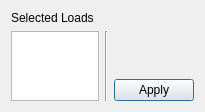
<?xml version="1.0" encoding="UTF-8"?>
<ui version="4.0">
 <class>DeleteJointLoadsDialog</class>
 <widget class="QDialog" name="DeleteJointLoadsDialog">
  <property name="geometry">
   <rect>
    <x>0</x>
    <y>0</y>
    <width>205</width>
    <height>108</height>
   </rect>
  </property>
  <property name="windowTitle">
   <string>Delete Joint Loads</string>
  </property>
  <layout class="QGridLayout" name="gridLayout">
   <item row="0" column="0">
    <widget class="QLabel" name="selectedLoadsLabel">
     <property name="sizePolicy">
      <sizepolicy hsizetype="Preferred" vsizetype="Maximum">
       <horstretch>0</horstretch>
       <verstretch>0</verstretch>
      </sizepolicy>
     </property>
     <property name="text">
      <string>Selected Loads</string>
     </property>
    </widget>
   </item>
   <item row="1" column="0" rowspan="2">
    <widget class="QTextEdit" name="selectedLoadsTextEdit">
     <property name="undoRedoEnabled">
      <bool>false</bool>
     </property>
     <property name="readOnly">
      <bool>true</bool>
     </property>
     <property name="acceptRichText">
      <bool>false</bool>
     </property>
    </widget>
   </item>
   <item row="1" column="1" rowspan="2">
    <widget class="Line" name="line">
     <property name="orientation">
      <enum>Qt::Vertical</enum>
     </property>
    </widget>
   </item>
   <item row="1" column="2">
    <spacer name="verticalSpacer">
     <property name="orientation">
      <enum>Qt::Vertical</enum>
     </property>
     <property name="sizeHint" stdset="0">
      <size>
       <width>20</width>
       <height>39</height>
      </size>
     </property>
    </spacer>
   </item>
   <item row="2" column="2">
    <widget class="QPushButton" name="deleteJointLoadsPushButton">
     <property name="text">
      <string>Apply</string>
     </property>
     <property name="icon">
      <iconset resource="../../rsc.qrc">
       <normaloff>:/icons/dialog-ok-apply.png</normaloff>:/icons/dialog-ok-apply.png</iconset>
     </property>
    </widget>
   </item>
  </layout>
 </widget>
 <resources>
  <include location="../../rsc.qrc"/>
 </resources>
 <connections/>
</ui>
